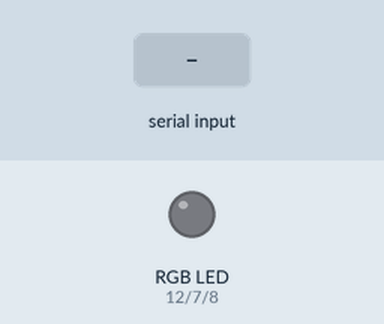
The sketch below on a simulated Arduino Uno, built with avr-gcc and run on an emulated ATmega328P. On the bench: an RGB LED mixed from three pins (HIGH = lit). The test bench sets the inputs (shaded band). What the sketch prints to the serial monitor is not drawn.

Above: at 1.2 s.
1.3 s: "Red" received over Serial
At 2.7 s:
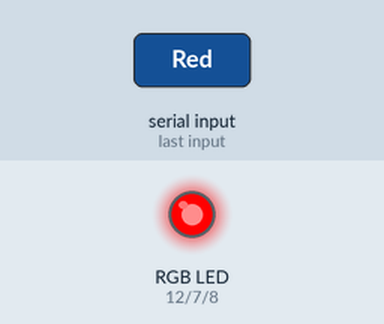
3.8 s: "Blue" received over Serial
At 5.8 s:
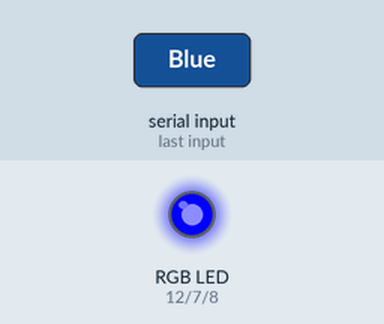
6.3 s: "Green" received over Serial
At 7.8 s:
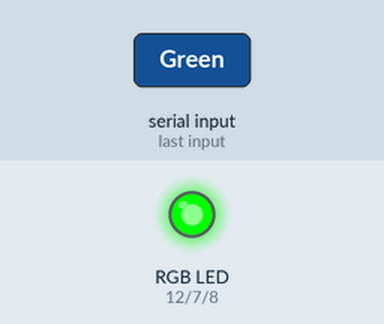
8.8 s: "RED" received over Serial
At 10.8 s:
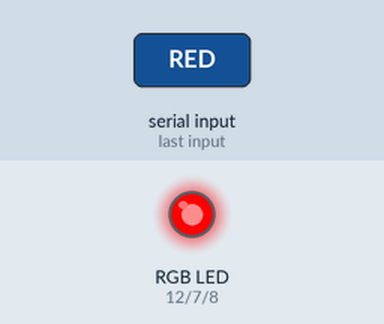
11.3 s: "BLUE" received over Serial
At 12.8 s:
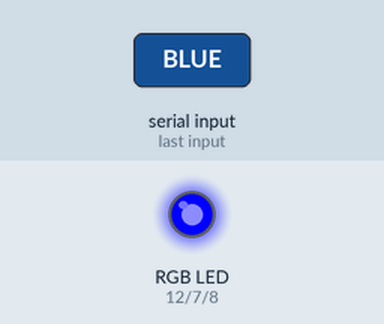
Timing chart, 0 to 14.3 s (numbered marks = the images above; inputs shaded):
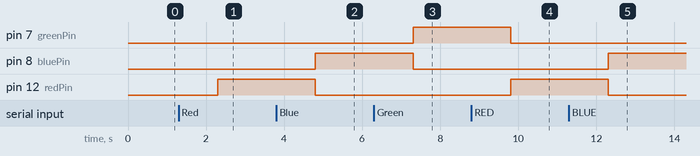

The sketch:

RGB_LED.ino
```cpp
int redPin = 12;
int greenPin = 7;
int bluePin = 8;

String lightColour;
String msg = "Enter the Colour you want to see: ";


void setup() {
  // put your setup code here, to run once:

  Serial.begin(9600);

  pinMode(redPin,OUTPUT);
  pinMode(greenPin,OUTPUT);
  pinMode(bluePin,OUTPUT);


}

void loop() {
  // put your main code here, to run repeatedly:

  Serial.println();

  Serial.print(msg);
  while (Serial.available() == 0){}
  Serial.println("LIGHTING UP SAID COLOUR----------------------->");

  lightColour = Serial.readString();

  if (lightColour == "Red" || lightColour == "RED" || lightColour == "red"){
    digitalWrite(redPin,HIGH);
    digitalWrite(greenPin,LOW);
    digitalWrite(bluePin,LOW);
  }


  if (lightColour == "Blue" || lightColour == "BLUE" || lightColour == "blue"){
    digitalWrite(redPin,LOW);
    digitalWrite(greenPin,LOW);
    digitalWrite(bluePin,HIGH);
  }


  if (lightColour == "Green" || lightColour == "GREEN" || lightColour == "green"){
    digitalWrite(redPin,LOW);
    digitalWrite(greenPin,HIGH);
    digitalWrite(bluePin,LOW);
  }

  if (lightColour == "Off" || lightColour == "OFF" || lightColour == "off"){
    digitalWrite(redPin,LOW);
    digitalWrite(greenPin,LOW);
    digitalWrite(bluePin,LOW);
  }

  if (lightColour == "All" || lightColour == "ALL" || lightColour == "all"){
    digitalWrite(redPin,HIGH);
    digitalWrite(greenPin,HIGH);
    digitalWrite(bluePin,HIGH);
  }

  if (lightColour == "Magenta" || lightColour == "magenta" || lightColour == "MAGENTA"){
    digitalWrite(redPin,HIGH);
    digitalWrite(greenPin,LOW);
    digitalWrite(bluePin,HIGH);
  }

  if (lightColour == "Cyan" || lightColour == "CYAN" || lightColour == "cyan"){
    digitalWrite(redPin,LOW);
    digitalWrite(greenPin,HIGH);
    digitalWrite(bluePin,HIGH);
  }

  if (lightColour == "Yellow" || lightColour == "YELLOW" || lightColour == "yellow"){
    analogWrite(redPin,255);
    analogWrite(greenPin,150);
    analogWrite(bluePin,0);
  }

  if (lightColour == "foosha" || lightColour == "Foosha" || lightColour == "FOOSHA"){
    analogWrite(redPin,255);
    analogWrite(greenPin,0);
    analogWrite(bluePin, 255);
  }

  if (lightColour == "orange" || lightColour == "Orange" || lightColour == "ORANGE"){
    analogWrite(redPin, 255);
    analogWrite(greenPin, 128);
    analogWrite(bluePin, 0);
  }

  if (lightColour == "orange" || lightColour == "Orange" || lightColour == "ORANGE"){
    analogWrite(redPin, 255);
    analogWrite(greenPin, 128);
    analogWrite(bluePin, 0);
  }

  if (lightColour == "gray" || lightColour == "Gray" || lightColour == "GRAY"){
    analogWrite(redPin, 128);
    analogWrite(greenPin, 128);
    analogWrite(bluePin, 128);
  }


}
```

Measured:
- after the input at 1.3 s, pin 12 (redPin): LOW → HIGH after 1.0 s
- after the input at 3.8 s, pin 8 (bluePin): LOW → HIGH after 1.0 s; pin 12 (redPin): HIGH → LOW after 1.0 s
- after the input at 6.3 s, pin 7 (greenPin): LOW → HIGH after 1.0 s; pin 8 (bluePin): HIGH → LOW after 1.0 s
- after the input at 8.8 s, pin 7 (greenPin): HIGH → LOW after 1.0 s; pin 12 (redPin): LOW → HIGH after 1.0 s
- after the input at 11.3 s, pin 8 (bluePin): LOW → HIGH after 1.0 s; pin 12 (redPin): HIGH → LOW after 1.0 s
